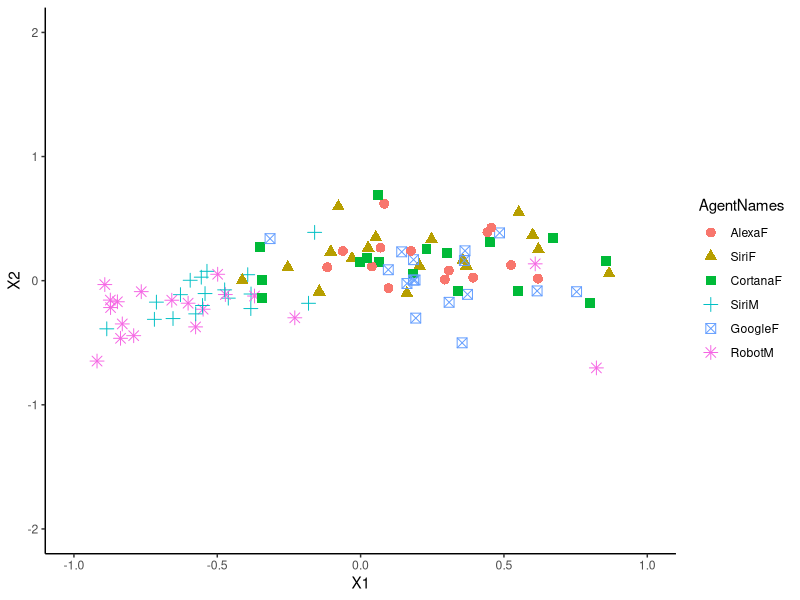
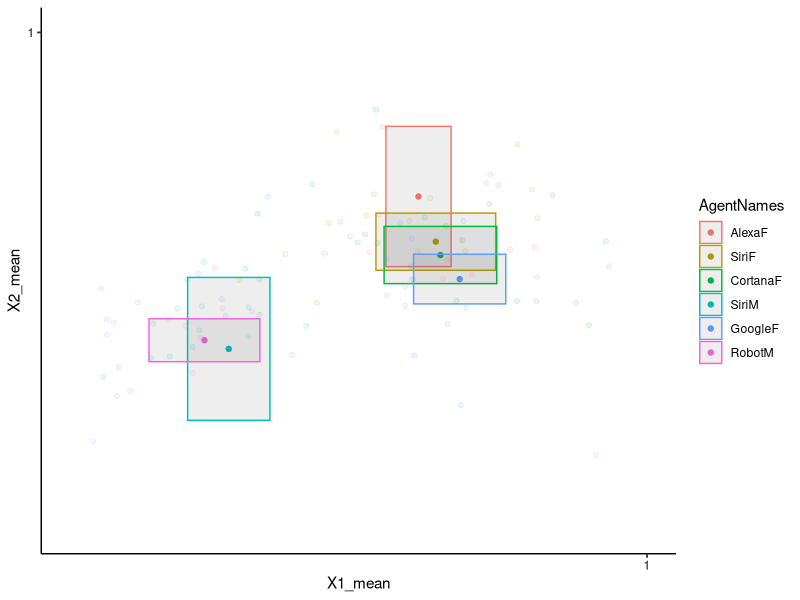

Recreate these plots in R, in order.
df <- read.csv("./trials.csv")
SECONDS_IN_AN_HOUR <- 60*60
MILLISECONDS_IN_AN_HOUR <- SECONDS_IN_AN_HOUR * 1000
library(dplyr)
#rename A-F to actual agent names:
levels(df$latinSquare) <- c("AlexaF", "SiriF", "CortanaF", "SiriM", "GoogleF", "RobotM")
cat("Original number of entries: ", nrow(df))
#descriptive statistics
uniqueInColumn <- function(column){
  return(length(levels(as.factor(column))))
}


cat("Number of participants: ", uniqueInColumn(df$userUID))
cat("Min year of birth: ", min(df[!duplicated(df$userUID) & df$theAge != "0", "theAge"]))
cat("Max year of birth: ", max(df[!duplicated(df$userUID) & df$theAge != "0", "theAge"]))
cat("Median year of birth: ", median(df[!duplicated(df$userUID) & df$theAge != 0, ]$theAge))
cat("Year of birth SD: ", sd(df[!duplicated(df$userUID) & df$theAge != 0, ]$theAge))
cat("Number of female participants: ", uniqueInColumn(df$userUID[df$theGender == "female"]))
cat("Female median birth year: ", median(df[!duplicated(df$userUID) & df$theAge != 0 & df$theGender == "female", ]$theAge))
cat("Female birth year SD: ", sd(df[!duplicated(df$userUID) & df$theAge != 0 & df$theGender == "female", ]$theAge))
cat("Female Min year of birth: ", min(df[!duplicated(df$userUID) & df$theAge != "0" & df$theGender =="female", "theAge"]))
cat("Female Max year of birth: ", max(df[!duplicated(df$userUID) & df$theAge != "0" & df$theGender =="female", "theAge"]))
cat("Number of male participants: ", uniqueInColumn(df$userUID[df$theGender == "male"]))
cat("Male median birth year: ", median(df[!duplicated(df$userUID) & df$theAge != 0 & df$theGender == "male", ]$theAge))
cat("Male birth year SD: ", sd(df[!duplicated(df$userUID) & df$theAge != 0 & df$theGender == "male", ]$theAge))
cat("male Min year of birth: ", min(df[!duplicated(df$userUID) & df$theAge != "0" & df$theGender =="male", "theAge"]))
cat("male Max year of birth: ", max(df[!duplicated(df$userUID) & df$theAge != "0" & df$theGender =="male", "theAge"]))
cat("Number of third gender participants: ", uniqueInColumn(df$userUID[df$theGender == "other"]))
cat("Other median birth year: ", median(df[!duplicated(df$userUID) & df$theAge != 0 & df$theGender == "other", ]$theAge))
cat("Other birth year SD: ", sd(df[!duplicated(df$userUID) & df$theAge != 0 & df$theGender == "other", ]$theAge))
cat("other Min year of birth: ", min(df[!duplicated(df$userUID) & df$theAge != "0" & df$theGender =="other", "theAge"]))
cat("other Max year of birth: ", max(df[!duplicated(df$userUID) & df$theAge != "0" & df$theGender =="other", "theAge"]))
cat("Number of participants with no gender stated: ", uniqueInColumn(df$userUID[df$theGender == "0"]))
#end descriptive statistics
#drop rows we consider invalid based on Schwind paper's approach (gender and age related differences in designing the characteristics of stereotypical virtual faces)
#remove rows where session time exceeded 6 hours
df<-df[!(df$timeMainSessionTime > 6 * MILLISECONDS_IN_AN_HOUR),]
#remove rows where participant didn't click any sliders
cols = grep(pattern = "Clk$", names(df), value=TRUE)
sums = rowSums(df[cols])
df <- df[sums != 0, ]
remove(cols)
remove(sums)
#remove rows where screen resolution was below 1280p
df<-df[!(df$screenWidth < 1280),]

cat("Number of faces after filtering: ", nrow(df))

#remove columns we don't need
#df <- df %>%
#  select(-matches("Rst|MM|Clk"))
#remove_columns <- c("trialid", "sessions", "userUID", "theAge", "theGender", "theCountry", "hasKnowledgeSmartSpeaker", "playingGames", "watchingMovies", "acceptTOU", "finalQuestion1", "finalQuestion2", "finalQuestion3", "finalQuestion4", "finalQuestion5", "finalQuestion6", "ipadress", "screenWidth", "screenHeight", "systemLanguage", "userLanguage", "cookies", "platform", "appCodeName", "appVersion", "product", "browser", "webgl", "timeDate", "timeWelcome", "timeStart", "timeEnd", "timeMainSessionTime", "timeDuration", "faceGenderClk", "faceStyleClk", "skinDetailsClk", "skinColorClk", "hairColorClk", "eyeColorClk", "eyeShapeClk", "eyeOpeningClk", "eyeSizeClk", "eyeHeightClk", "eyeDistanceClk", "eyeDepthClk", "eyeRotationClk", "eyebrowsColorClk", "eyebrowsShapeClk", "eyebrowsLineClk", "noseShapeClk", "noseLengthClk", "noseWidthClk", "noseBridgeClk", "noseCartilageClk", "foreheadHeightClk", "cheeksBoneClk", "jawShapeClk", "jawChinClk", "jawLengthClk", "earSizeClk", "throatSizeClk", "mouthVolumeClk", "lipRatioClk", "mouthOverlapClk", "mouthWidthClk", "mouthHeightClk", "mouthDepthClk", "eyeShadowClk", "lipStickClk", "rougeClk", "generalMoreBtnClicked", "eyesMoreBtnClicked", "eyebrowsMoreBtnClicked", "noseMoreBtnClicked", "mouthMoreBtnClicked", "makeUpMoreBtnClicked", "outerfaceMoreBtnClicked", "jawMoreBtnClicked", "mainResetClicked", "interfaceResetClicked", "lightsClicked", "todoMoreBtnClicked", "sendClicked"
#)
#df <- df[, !colnames(df) %in% remove_columns, drop = FALSE]
#write.csv(df, "cleaned_trials_for_python.csv")


#logistic regression
df$latinSquare <- as.factor(df$latinSquare)
levels(df$latinSquare) <- c("AlexaF", "SiriF", "CortanaF", "SiriM", "GoogleF", "RobotM")
dforiginal <- df
df$latinSquare <- as.numeric(df$latinSquare) #need to do this cause I can't run a linear model on factors, but does this then still return valid results?

fit <- lm(latinSquare ~ (faceGender + faceStyle + skinDetails + skinColor + hairColor + eyeColor + 
                           eyeShape + eyeOpening + eyeSize + eyeHeight + eyeDistance + eyeDepth + 
                           eyeRotation + eyebrowsColor + eyebrowsShape + eyebrowsLine + noseShape + 
                           noseLength + noseWidth + noseBridge + noseCartilage + foreheadHeight + cheeksBone + 
                           jawShape + jawChin + jawLength + throatSize + earSize + mouthVolume + lipRatio + 
                           mouthOverlap + mouthWidth + mouthHeight + mouthDepth + eyeShadow + lipStick + 
                           rouge), data=df)

anova(fit)
summary(fit)
df <- dforiginal
remove(dforiginal)
#end logistic regression



#one way anova, pairwise ttests
#summary(aov(lipStick ~ latinSquare + Error(userUID), df)) #why are the results different from when I tried with Schwind??? expected p = 0.00151**, actual:0.0186* (0.0226* after filtering invalid data)
#pairwise.t.test(df$lipStick, df$latinSquare , p.adj = "bonf") #why are the results different from when I tried with Schwind??? expected p for lipstick: RobotM x GoogleF = 0.005, actual: 0.12 (same after filter)
#i dont know how to iterate properly here, so I let python create my r source code:

#print("-----------------------------------------------------------")
#cat("test for: ", feature)
#summary(aov(feature ~ latinSquare + Error(userUID), df))
#pairwise.t.test(df$feature, df$latinSquare, p.adj= "bonf")
#print("-----------------------------------------------------------")

 
cat("-----------------------------------------------------------")
cat("Test for: faceGender")
summary(aov(faceGender ~ latinSquare + Error(userUID), df))
pairwise.t.test(df$faceGender, df$latinSquare, p.adj= "bonf")
cat("-----------------------------------------------------------")
cat("Test for: faceStyle")
summary(aov(faceStyle ~ latinSquare + Error(userUID), df))
pairwise.t.test(df$faceStyle, df$latinSquare, p.adj= "bonf")
cat("-----------------------------------------------------------")
cat("Test for: skinDetails")
summary(aov(skinDetails ~ latinSquare + Error(userUID), df))
pairwise.t.test(df$skinDetails, df$latinSquare, p.adj= "bonf")
cat("-----------------------------------------------------------")
cat("Test for: skinColor")
summary(aov(skinColor ~ latinSquare + Error(userUID), df))
pairwise.t.test(df$skinColor, df$latinSquare, p.adj= "bonf")
cat("-----------------------------------------------------------")
cat("Test for: hairColor")
summary(aov(hairColor ~ latinSquare + Error(userUID), df))
pairwise.t.test(df$hairColor, df$latinSquare, p.adj= "bonf")
cat("-----------------------------------------------------------")
cat("Test for: eyeColor")
summary(aov(eyeColor ~ latinSquare + Error(userUID), df))
pairwise.t.test(df$eyeColor, df$latinSquare, p.adj= "bonf")
cat("-----------------------------------------------------------")
cat("Test for: eyeShape")
summary(aov(eyeShape ~ latinSquare + Error(userUID), df))
pairwise.t.test(df$eyeShape, df$latinSquare, p.adj= "bonf")
cat("-----------------------------------------------------------")
cat("Test for: eyeOpening")
summary(aov(eyeOpening ~ latinSquare + Error(userUID), df))
pairwise.t.test(df$eyeOpening, df$latinSquare, p.adj= "bonf")
cat("-----------------------------------------------------------")
cat("Test for: eyeSize")
summary(aov(eyeSize ~ latinSquare + Error(userUID), df))
pairwise.t.test(df$eyeSize, df$latinSquare, p.adj= "bonf")
cat("-----------------------------------------------------------")
cat("Test for: eyeHeight")
summary(aov(eyeHeight ~ latinSquare + Error(userUID), df))
pairwise.t.test(df$eyeHeight, df$latinSquare, p.adj= "bonf")
cat("-----------------------------------------------------------")
cat("Test for: eyeDistance")
summary(aov(eyeDistance ~ latinSquare + Error(userUID), df))
pairwise.t.test(df$eyeDistance, df$latinSquare, p.adj= "bonf")
cat("-----------------------------------------------------------")
cat("Test for: eyeDepth")
summary(aov(eyeDepth ~ latinSquare + Error(userUID), df))
pairwise.t.test(df$eyeDepth, df$latinSquare, p.adj= "bonf")
cat("-----------------------------------------------------------")
cat("Test for: eyeRotation")
summary(aov(eyeRotation ~ latinSquare + Error(userUID), df))
pairwise.t.test(df$eyeRotation, df$latinSquare, p.adj= "bonf")
cat("-----------------------------------------------------------")
cat("Test for: eyebrowsColor")
summary(aov(eyebrowsColor ~ latinSquare + Error(userUID), df))
pairwise.t.test(df$eyebrowsColor, df$latinSquare, p.adj= "bonf")
cat("-----------------------------------------------------------")
cat("Test for: eyebrowsShape")
summary(aov(eyebrowsShape ~ latinSquare + Error(userUID), df))
pairwise.t.test(df$eyebrowsShape, df$latinSquare, p.adj= "bonf")
cat("-----------------------------------------------------------")
cat("Test for: eyebrowsLine")
summary(aov(eyebrowsLine ~ latinSquare + Error(userUID), df))
pairwise.t.test(df$eyebrowsLine, df$latinSquare, p.adj= "bonf")
cat("-----------------------------------------------------------")
cat("Test for: noseShape")
summary(aov(noseShape ~ latinSquare + Error(userUID), df))
pairwise.t.test(df$noseShape, df$latinSquare, p.adj= "bonf")
cat("-----------------------------------------------------------")
cat("Test for: noseLength")
summary(aov(noseLength ~ latinSquare + Error(userUID), df))
pairwise.t.test(df$noseLength, df$latinSquare, p.adj= "bonf")
cat("-----------------------------------------------------------")
cat("Test for: noseWidth")
summary(aov(noseWidth ~ latinSquare + Error(userUID), df))
pairwise.t.test(df$noseWidth, df$latinSquare, p.adj= "bonf")
cat("-----------------------------------------------------------")
cat("Test for: noseBridge")
summary(aov(noseBridge ~ latinSquare + Error(userUID), df))
pairwise.t.test(df$noseBridge, df$latinSquare, p.adj= "bonf")
cat("-----------------------------------------------------------")
cat("Test for: noseCartilage")
summary(aov(noseCartilage ~ latinSquare + Error(userUID), df))
pairwise.t.test(df$noseCartilage, df$latinSquare, p.adj= "bonf")
cat("-----------------------------------------------------------")
cat("Test for: foreheadHeight")
summary(aov(foreheadHeight ~ latinSquare + Error(userUID), df))
pairwise.t.test(df$foreheadHeight, df$latinSquare, p.adj= "bonf")
cat("-----------------------------------------------------------")
cat("Test for: cheeksBone")
summary(aov(cheeksBone ~ latinSquare + Error(userUID), df))
pairwise.t.test(df$cheeksBone, df$latinSquare, p.adj= "bonf")
cat("-----------------------------------------------------------")
cat("Test for: jawShape")
summary(aov(jawShape ~ latinSquare + Error(userUID), df))
pairwise.t.test(df$jawShape, df$latinSquare, p.adj= "bonf")
cat("-----------------------------------------------------------")
cat("Test for: jawChin")
summary(aov(jawChin ~ latinSquare + Error(userUID), df))
pairwise.t.test(df$jawChin, df$latinSquare, p.adj= "bonf")
cat("-----------------------------------------------------------")
cat("Test for: jawLength")
summary(aov(jawLength ~ latinSquare + Error(userUID), df))
pairwise.t.test(df$jawLength, df$latinSquare, p.adj= "bonf")
cat("-----------------------------------------------------------")
cat("Test for: throatSize")
summary(aov(throatSize ~ latinSquare + Error(userUID), df))
pairwise.t.test(df$throatSize, df$latinSquare, p.adj= "bonf")
cat("-----------------------------------------------------------")
cat("Test for: earSize")
summary(aov(earSize ~ latinSquare + Error(userUID), df))
pairwise.t.test(df$earSize, df$latinSquare, p.adj= "bonf")
cat("-----------------------------------------------------------")
cat("Test for: mouthVolume")
summary(aov(mouthVolume ~ latinSquare + Error(userUID), df))
pairwise.t.test(df$mouthVolume, df$latinSquare, p.adj= "bonf")
cat("-----------------------------------------------------------")
cat("Test for: lipRatio")
summary(aov(lipRatio ~ latinSquare + Error(userUID), df))
pairwise.t.test(df$lipRatio, df$latinSquare, p.adj= "bonf")
cat("-----------------------------------------------------------")
cat("Test for: mouthOverlap")
summary(aov(mouthOverlap ~ latinSquare + Error(userUID), df))
pairwise.t.test(df$mouthOverlap, df$latinSquare, p.adj= "bonf")
cat("-----------------------------------------------------------")
cat("Test for: mouthWidth")
summary(aov(mouthWidth ~ latinSquare + Error(userUID), df))
pairwise.t.test(df$mouthWidth, df$latinSquare, p.adj= "bonf")
cat("-----------------------------------------------------------")
cat("Test for: mouthHeight")
summary(aov(mouthHeight ~ latinSquare + Error(userUID), df))
pairwise.t.test(df$mouthHeight, df$latinSquare, p.adj= "bonf")
cat("-----------------------------------------------------------")
cat("Test for: mouthDepth")
summary(aov(mouthDepth ~ latinSquare + Error(userUID), df))
pairwise.t.test(df$mouthDepth, df$latinSquare, p.adj= "bonf")
cat("-----------------------------------------------------------")
cat("Test for: eyeShadow")
summary(aov(eyeShadow ~ latinSquare + Error(userUID), df))
pairwise.t.test(df$eyeShadow, df$latinSquare, p.adj= "bonf")
cat("-----------------------------------------------------------")
cat("Test for: lipStick")
summary(aov(lipStick ~ latinSquare + Error(userUID), df))
pairwise.t.test(df$lipStick, df$latinSquare, p.adj= "bonf")
cat("-----------------------------------------------------------")
cat("Test for: rouge")
summary(aov(rouge ~ latinSquare + Error(userUID), df))
pairwise.t.test(df$rouge, df$latinSquare, p.adj= "bonf")
cat("-----------------------------------------------------------")

#end on way anova, pairwise ttests

##THIS MEANS SOMETHING IMPORTANT I THINK BUT I DONT KNOW WHAT:
summary(manova(cbind(faceGender ,  faceStyle ,  skinDetails ,  skinColor ,  hairColor ,  eyeColor ,  
                     eyeShape ,  eyeOpening ,  eyeSize ,  eyeHeight ,  eyeDistance ,  eyeDepth ,  
                     eyeRotation ,  eyebrowsColor ,  eyebrowsShape ,  eyebrowsLine ,  noseShape ,  
                     noseLength ,  noseWidth ,  noseBridge ,  noseCartilage ,  foreheadHeight ,  cheeksBone ,  
                     jawShape ,  jawChin ,  jawLength ,  throatSize ,  earSize ,  mouthVolume ,  lipRatio ,  
                     mouthOverlap ,  mouthWidth ,  mouthHeight ,  mouthDepth ,  eyeShadow ,  lipStick ,  
                     rouge)~latinSquare, df))
#END







AgentNames <- df$latinSquare
fit <- cmdscale(dist(df[, 36:72]), eig=TRUE, k=2) #it's not 37:73 because I don't add an extra country column from the merge with the country list
x <- fit$points[, 1]
y <- fit$points[, 2]

library(ggplot2)
points <- data.frame(fit$points)
shapes <- c(16, 17, 18, 19, 20, 15)
shapes <- shapes[as.numeric(AgentNames)]
colors <- c("#FF0000", "#00FF00", "#0000FF", "#FFFF00", "#00FFFF", "#FF00FF")
colors <- colors[as.numeric(AgentNames)]
ggplot(points, aes(x=X1, y=X2, shape=AgentNames, color=AgentNames)) +
  geom_point(size=3) + 
  theme_classic() +
  xlim(-1, 1) +
  ylim(-2, 2) #+ stat_ellipse()

points$agentNames <- AgentNames
summary(manova(cbind(X1, X2)~AgentNames, points))
means <- aggregate(cbind(X1,X2)~AgentNames, points, function(x) c(mean = mean(x), ci = qt(0.95,df=length(x)-1)*sd(x)/sqrt(length(x))))
means <- do.call(data.frame, means)
colnames(means) <- c("AgentNames","X1_mean","X1_ci","X2_mean","X2_ci")

ggplot(means, aes(x=X1_mean, y=X2_mean, color=AgentNames)) + 
  scale_x_continuous(limits = c(-1, 1), breaks = c(1,1)) +
  scale_y_continuous(limits = c(-1, 1),breaks = c(1,1)) +
  geom_point() + 
  geom_rect(aes(x=0,y=0,
                xmin=X1_mean-X1_ci,xmax=X1_mean+X1_ci,
                ymin=X2_mean-X2_ci,ymax=X2_mean+X2_ci), alpha=0.1)+
  geom_point(data=points, aes(x=X1, y=X2, color=AgentNames),alpha=.1)+
  theme_classic()# + stat_ellipse()











#Schwind's original code. note that this drops 4 entries with country = NA, leading to vastly different outcomes
#theData <- df
#
#nrow(theData)
#theCountry  <- 0:255
#country <- c("Afghanistan", "Akrotiri", "Albania", "Algeria", "American Samoa", "Andorra", "Angola", "Anguilla", "Antarctica", "Antigua and Barbuda", "Argentina", "Armenia", "Aruba", "Ashmore and Cartier I.", "Australia", "Austria", "Azerbaijan", "Bahamas, The", "Bahrain", "Bangladesh", "Barbados", "Bassas da India", "Belarus", "Belgium", "Belize", "Benin", "Bermuda", "Bhutan", "Bolivia", "Bosnia and Herzegovina", "Botswana", "Bouvet Island", "Brazil", "British Indian", "British Virgin I.", "Brunei", "Bulgaria", "Burkina Faso", "Burma", "Burundi", "Cambodia", "Cameroon", "Canada", "Cape Verde", "Cayman I.", "Central African Rep.", "Chad", "Chile", "China", "Christmas Island", "Clipperton Island", "Cocos (Keeling) I.", "Colombia", "Comoros", "Congo", "Cook I.", "Coral Sea I.", "Costa Rica", "Cote d'Ivoire", "Croatia", "Cuba", "Cyprus", "Czech Rep.", "Denmark", "Dhekelia", "Djibouti", "Dominica", "Dominican Rep.", "Ecuador", "Egypt", "El Salvador", "Equatorial Guinea", "Eritrea", "Estonia", "Ethiopia", "Europa Island", "Falkland I.", "Faroe I.", "Fiji", "Finland", "France", "French Guiana", "French Polynesia", "French Southern", "Gabon", "Gambia, The", "Gaza Strip", "Georgia", "Germany", "Ghana", "Gibraltar", "Glorioso I.", "Greece", "Greenland", "Grenada", "Guadeloupe", "Guam", "Guatemala", "Guernsey", "Guinea", "Guinea-Bissau", "Guyana", "Haiti", "Heard Island", "Holy See (Vatican City)", "Honduras", "Hong Kong", "Hungary", "Iceland", "India", "Indonesia", "Iran", "Iraq", "Ireland", "Isle of Man", "Israel", "Italy", "Jamaica", "Jan Mayen", "Japan", "Jersey", "Jordan", "Juan de Nova I.", "Kazakhstan", "Kenya", "Kiribati", "Korea, North", "Korea, South", "Kuwait", "Kyrgyzstan", "Laos", "Latvia", "Lebanon", "Lesotho", "Liberia", "Libya", "Liechtenstein", "Lithuania", "Luxembourg", "Macau", "Macedonia", "Madagascar", "Malawi", "Malaysia", "Maldives", "Mali", "Malta", "Marshall I.", "Martinique", "Mauritania", "Mauritius", "Mayotte", "Mexico", "Micronesia", "Moldova", "Monaco", "Mongolia", "Montserrat", "Morocco", "Mozambique", "Namibia", "Nauru", "Navassa Island", "Nepal", "Netherlands", "Netherlands Antilles", "New Caledonia", "New Zealand", "Nicaragua", "Niger", "Nigeria", "Niue", "Norfolk Island", "Northern Mariana I.", "Norway", "Oman", "Pakistan", "Palau", "Panama", "Papua New Guinea", "Paracel I.", "Paraguay", "Peru", "Philippines", "Pitcairn I.", "Poland", "Portugal", "Puerto Rico", "Qatar", "Reunion", "Romania", "Russia", "Rwanda", "Saint Helena", "Saint Kitts and Nevis", "Saint Lucia", "Saint Pierre", "Saint Vincent", "Samoa", "San Marino", "Sao Tome and Principe", "Saudi Arabia", "Senegal", "Serbia and Montenegro", "Seychelles", "Sierra Leone", "Singapore", "Slovakia", "Slovenia", "Solomon I.", "Somalia", "South Africa", "South Georgia", "Spain", "Spratly I.", "Sri Lanka", "Sudan", "Suriname", "Svalbard", "Swaziland", "Sweden", "Switzerland", "Syria", "Taiwan", "Tajikistan", "Tanzania", "Thailand", "Timor-Leste", "Togo", "Tokelau", "Tonga", "Trinidad and Tobago", "Tromelin Island", "Tunisia", "Turkey", "Turkmenistan", "Turks and Caicos I.", "Tuvalu", "Uganda", "Ukraine", "United Arab Emirates", "United Kingdom", "United States of America", "Uruguay", "Uzbekistan", "Vanuatu", "Venezuela", "Vietnam", "Virgin I.", "Wake Island", "Wallis and Futuna", "West Bank", "Western Sahara", "Yemen", "Zambia", "Zimbabwe")
#countryMap <- data.frame(country, theCountry)
#theData <- merge(countryMap, theData, by = "theCountry")
#
#theData$latinSquare <- as.factor(theData$latinSquare)
##droplevels(theData$theGender)
##droplevels(theData$latinSquare)
#
#levels(theData$latinSquare) <- c("AlexaF", "SiriF", "CortanaF", "SiriM", "GoogleF", "RobotM")
#droplevels(theData$latinSquare)
#levels(theData$latinSquare)
#
#df <- theData
#AgentNames <- df$latinSquare
#df <- df %>%
#  select(-matches("latin"))
#
#nrow(theData)
#d <- dist(df)
#fit <- cmdscale(dist(theData[,37:73]), eig=TRUE, k=2) # k is the number of dim
#x <- fit$points[, 1]
#y <- fit$points[, 2] 
##plot(x, y, xlab="Coordinate 1", ylab="Coordinate 2", 
##     main="Metric MDS", type="n")
##text(x, y, labels = AgentNames, cex=.7)
#
#library(ggplot2)
#points <- data.frame(fit$points)
#shapes <- c(16, 17, 18, 19, 20, 15)
#shapes <- shapes[as.numeric(AgentNames)]
#colors <- c("#FF0000", "#00FF00", "#0000FF", "#FFFF00", "#00FFFF", "#FF00FF")
#colors <- colors[as.numeric(AgentNames)]
#ggplot(points, aes(x=X1, y=X2, shape=AgentNames, color=AgentNames)) + geom_point(size=3) + theme_classic()# + stat_ellipse()
#
#points$agentNames <- AgentNames
#summary(manova(cbind(X1,X2)~AgentNames, points ))
#
#means <- aggregate(cbind(X1,X2)~AgentNames, points, function(x) c(mean = mean(x), ci = qt(0.95,df=length(x)-1)*sd(x)/sqrt(length(x))))
#means <- do.call(data.frame, means)
#colnames(means) <- c("AgentNames","X1_mean","X1_ci","X2_mean","X2_ci")
#
#ggplot(means, aes(x=X1_mean, y=X2_mean, color=AgentNames)) + 
#  scale_x_continuous(limits = c(-1, 1), breaks = c(1,1)) +
#  scale_y_continuous(limits = c(-1, 1),breaks = c(1,1)) +
#  geom_point() + 
#  geom_rect(aes(x=0,y=0,
#                xmin=X1_mean-X1_ci,xmax=X1_mean+X1_ci,
#                ymin=X2_mean-X2_ci,ymax=X2_mean+X2_ci), alpha=0.1)+
#  geom_point(data=points, aes(x=X1, y=X2, color=AgentNames),alpha=.1)+
#  theme_classic()# + stat_ellipse()#












####average faces
AlexaF <- data.frame(colMeans(x=df[df$latinSquare=="AlexaF", 36:72], na.rm=TRUE))
colnames(AlexaF) <- "AlexaF"
SiriF <- data.frame(colMeans(x=df[df$latinSquare=="SiriF", 36:72], na.rm=TRUE))
colnames(SiriF) <- "SiriF"
CortanaF <- data.frame(colMeans(x=df[df$latinSquare=="CortanaF", 36:72], na.rm=TRUE))
colnames(CortanaF) <- "CortanaF"
SiriM <- data.frame(colMeans(x=df[df$latinSquare=="SiriM", 36:72], na.rm=TRUE))
colnames(SiriM) <- "SiriM"
GoogleF <- data.frame(colMeans(x=df[df$latinSquare=="GoogleF", 36:72], na.rm=TRUE))
colnames(GoogleF) <- "GoogleF"
RobotM <- data.frame(colMeans(x=df[df$latinSquare=="RobotM", 36:72], na.rm=TRUE))
colnames(RobotM) <- "RobotM"

averageFaces <- AlexaF
averageFaces$SiriF <- SiriF$SiriF
averageFaces$CortanaF <- CortanaF$CortanaF
averageFaces$SiriM <- SiriM$SiriM
averageFaces$GoogleF <- GoogleF$GoogleF
averageFaces$RobotM <- RobotM$RobotM
write.csv(averageFaces, "averageFaces.csv")
####average faces stop